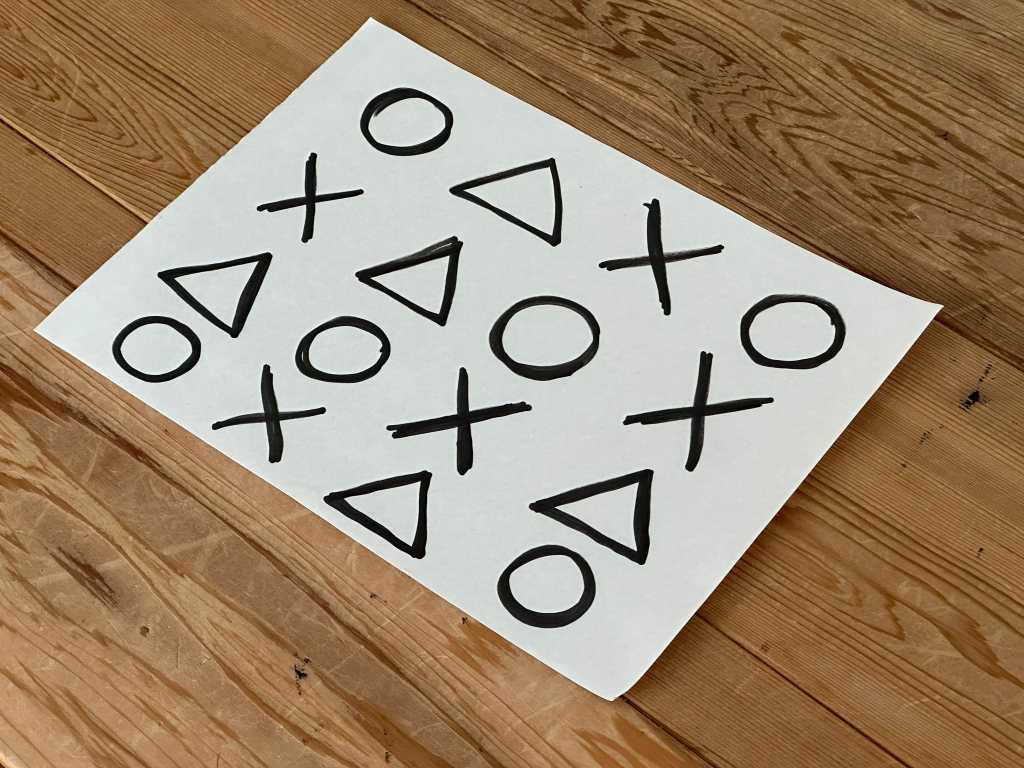
#> input picture 00_Marker_Training/labelImg/marker_images/raw/WhatsApp Image 2026-03-12 at 12.18.51.jpeg, 2048 x 1536 px (shown at 1/2 size); its folder holds only this picture in this run
$ python resize.py
#> lines starting #> are read from the running program, lines starting #| are printed output that depends on the picture
# get all images in the folder and resize to 256x256
# save to the same folder as a copy

import os
import cv2

folder_name = "labelImg/marker_images"
raw_folder_name = "raw"
resized_folder_name = "resized"
target_size = 1224

def resize_images(folder, size = 640):
#> called with size = 1224
    for root, dirs, files in os.walk(os.path.join(folder, raw_folder_name)):
        print('Processing', root)
        for file in files:
            print('Processing', file)
            if file.endswith('.jpg') or file.endswith('.jpeg') or file.endswith('.JPG'):
                img = cv2.imread(os.path.join(root, file))
#> img is the input picture: shape (1536, 2048, 3); mean B, G, R 111.4, 137, 159.3
                # Crop square
                h, w = img.shape[:2]
#> h = 1536; w = 2048
                if h > w:
                    img = img[(h-w)//2:(h+w)//2, :]
                else:
                    img = img[:, (w-h)//2:(w+h)//2]
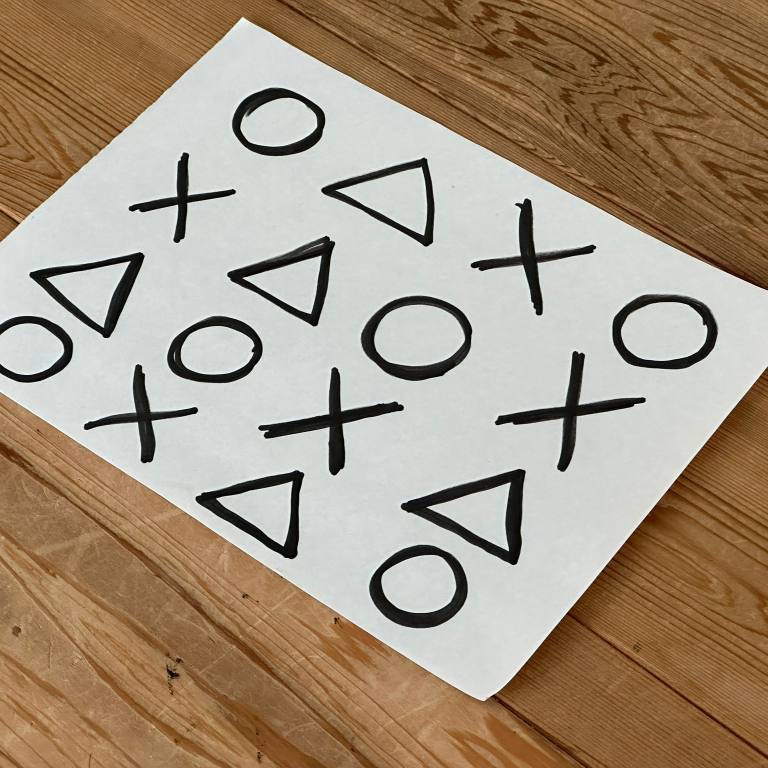
#> img: shape (1536, 1536, 3) (shown at 1/2 size); mean B, G, R 126, 147.1, 164.4
                # Resize to 256x256
                img = cv2.resize(img, (size, size))
#> img: shape (1224, 1224, 3)
                # save to the same folder as a copy
                cv2.imwrite(os.path.join(folder, resized_folder_name, 'resized_' + file), img)
                print('Resized', file)

if __name__ == '__main__':
    folder = os.path.join(os.path.dirname(__file__), folder_name)
    size = target_size
    print('Resizing images in the folder:', folder)
    resize_images(folder, size)
    print('All images in the folder have been resized to', size, 'x', size)

$ run again, on 00_Marker_Training/labelImg/marker_images/raw/WhatsApp Image 2026-03-12 at 22.30.26.jpeg
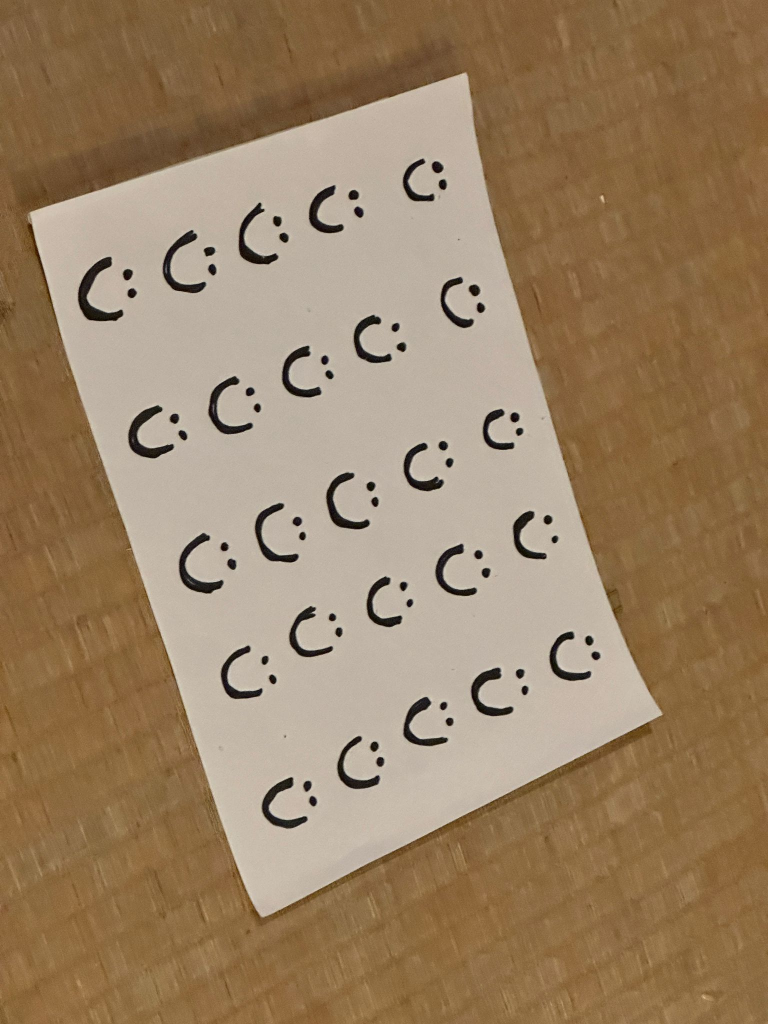
#> input picture 00_Marker_Training/labelImg/marker_images/raw/WhatsApp Image 2026-03-12 at 22.30.26.jpeg, 1536 x 2048 px (shown at 1/2 size)
#> in resize_images, img is the input picture: shape (2048, 1536, 3); mean B, G, R 99.4, 128.9, 153.8
#> in resize_images, `img = img[(h-w)//2:(h+w)//2, :]`:
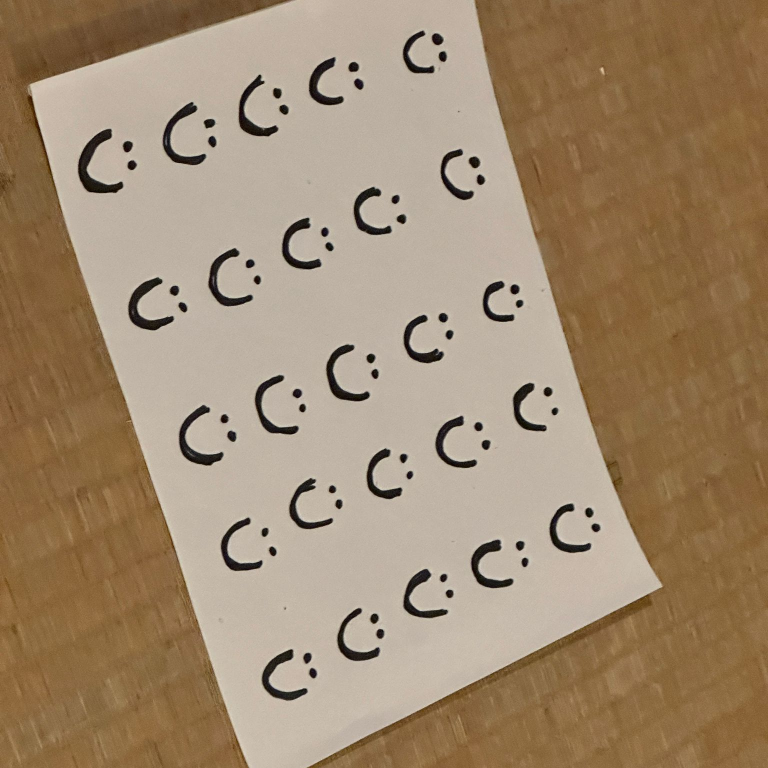
#> img: shape (1536, 1536, 3) (shown at 1/2 size); mean B, G, R 110.8, 137.2, 159.6
